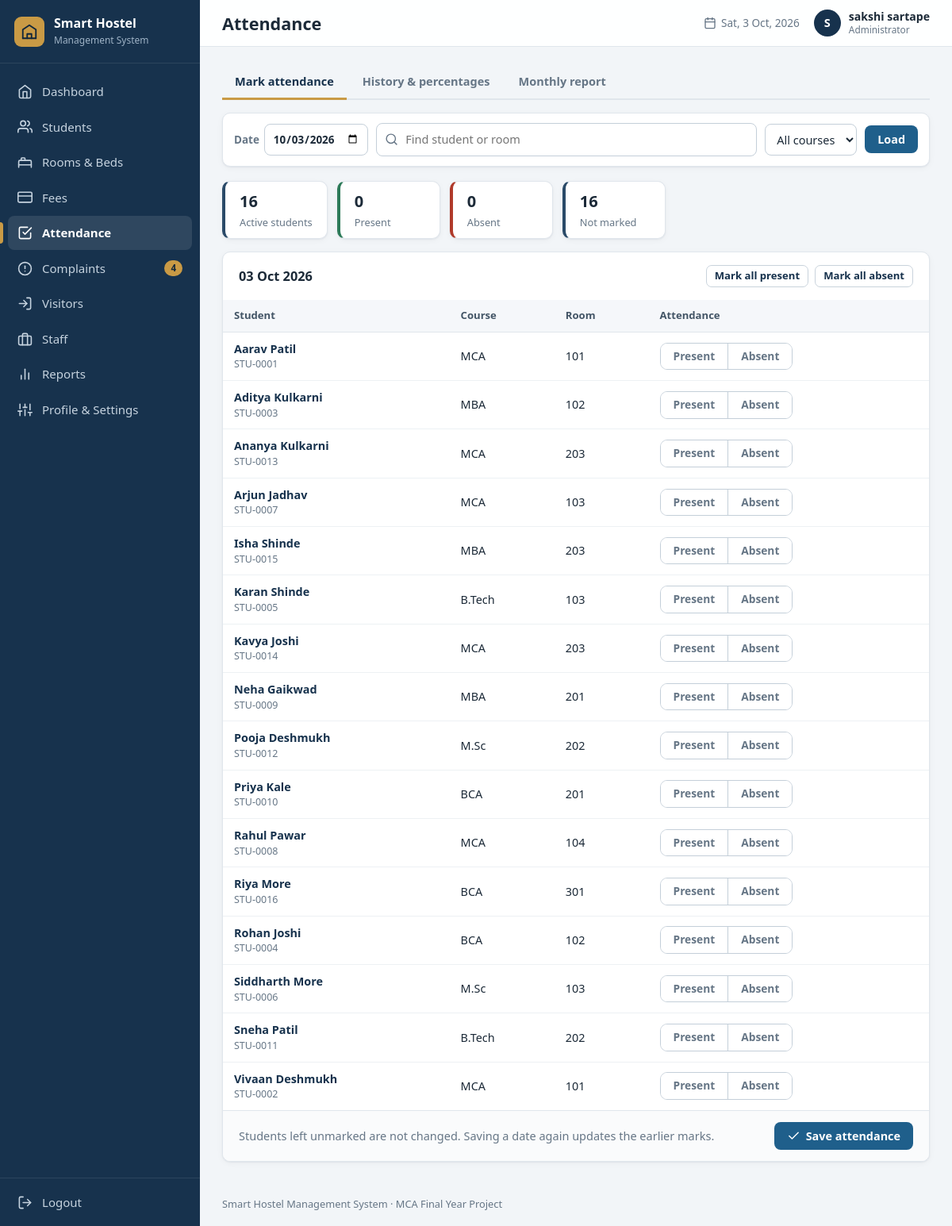
The app's page /attendance/ (signed in) with its own data.
### tables this page shows
CREATE TABLE settings (
    key   TEXT PRIMARY KEY,
    value TEXT NOT NULL
);

CREATE TABLE users (
    id            INTEGER PRIMARY KEY AUTOINCREMENT,
    username      TEXT NOT NULL UNIQUE COLLATE NOCASE,
    password_hash TEXT NOT NULL,
    full_name     TEXT NOT NULL,
    email         TEXT,
    phone         TEXT,
    role          TEXT NOT NULL DEFAULT 'Administrator',
    created_at    TEXT NOT NULL DEFAULT (datetime('now','localtime')),
    last_login    TEXT
);

CREATE TABLE students (
    id             INTEGER PRIMARY KEY AUTOINCREMENT,
    student_code   TEXT NOT NULL UNIQUE,                 -- e.g. STU-0001
    full_name      TEXT NOT NULL,
    gender         TEXT NOT NULL CHECK (gender IN ('Male','Female','Other')),
    dob            TEXT,                                 -- YYYY-MM-DD
    age            INTEGER CHECK (age IS NULL OR age BETWEEN 10 AND 100),
    phone          TEXT NOT NULL UNIQUE,
    email          TEXT UNIQUE COLLATE NOCASE,           -- NULL allowed, duplicates not
    address        TEXT,
    guardian_name  TEXT,
    guardian_phone TEXT,
    course         TEXT NOT NULL,
    department     TEXT,
    year           INTEGER CHECK (year IS NULL OR year BETWEEN 1 AND 6),
    room_id        INTEGER REFERENCES rooms(id) ON DELETE RESTRICT,
    admission_date TEXT NOT NULL,
    status         TEXT NOT NULL DEFAULT 'Active' CHECK (status IN ('Active','Inactive','Left')),
    created_at     TEXT NOT NULL DEFAULT (datetime('now','localtime')),
    -- only an Active student may hold a bed
    CHECK (status = 'Active' OR room_id IS NULL)
);

CREATE TABLE rooms (
    id                INTEGER PRIMARY KEY AUTOINCREMENT,
    room_no           TEXT    NOT NULL UNIQUE COLLATE NOCASE,
    floor             INTEGER NOT NULL CHECK (floor BETWEEN 0 AND 50),
    room_type         TEXT    NOT NULL CHECK (room_type IN ('Single','Double','Triple','Dormitory')),
    capacity          INTEGER NOT NULL CHECK (capacity BETWEEN 1 AND 50),
    under_maintenance INTEGER NOT NULL DEFAULT 0 CHECK (under_maintenance IN (0,1)),
    notes             TEXT,
    created_at        TEXT    NOT NULL DEFAULT (datetime('now','localtime')),
    -- the room type decides the capacity (Dormitory = 4 or more beds)
    CHECK (   (room_type = 'Single'    AND capacity = 1)
           OR (room_type = 'Double'    AND capacity = 2)
           OR (room_type = 'Triple'    AND capacity = 3)
           OR (room_type = 'Dormitory' AND capacity >= 4))
);

### routes/attendance.py (the view)
@bp.route("/")
def mark():
    chosen = helpers.parse_date(request.args.get("date"))
    if chosen is None or chosen > date.today():
        if request.args.get("date"):
            flash("Choose a valid date that is not in the future. Showing today instead.", "warning")
        chosen = date.today()
    day = chosen.isoformat()
    q, course = clean(request.args.get("q")), clean(request.args.get("course"))
    conditions, params = ["s.status = 'Active'"], [day]
    if q:
        clause, like_params = helpers.search_clause(["s.full_name", "s.student_code", "r.room_no"], q)
        conditions.append(clause)
        params += like_params
    if course:
        conditions.append("s.course = ?")
        params.append(course)
    students = db.query_all(
        "SELECT s.id, s.student_code, s.full_name, s.course, r.room_no, a.status AS marked "
        "FROM students s LEFT JOIN rooms r ON r.id = s.room_id "
        "LEFT JOIN attendance a ON a.student_id = s.id AND a.att_date = ?" + helpers.where(conditions) +
        " ORDER BY s.full_name COLLATE NOCASE", params)
    counts = db.query_one(
        "SELECT COUNT(*) AS active, COALESCE(SUM(a.status='Present'),0) AS present, "
        "COALESCE(SUM(a.status='Absent'),0) AS absent FROM students s "
        "LEFT JOIN attendance a ON a.student_id = s.id AND a.att_date = ? WHERE s.status = 'Active'", (day,))
    return render_template(
        "attendance.html", students=students, day=day, filters={"q": q, "course": course},
        counts=counts, not_marked=counts["active"] - counts["present"] - counts["absent"],
        courses=[r[0] for r in db.query_all("SELECT DISTINCT course FROM students WHERE status='Active' ORDER BY course")])

### db.py (called while the page is built)
def connect(path):
    conn = sqlite3.connect(path, timeout=10)
    conn.row_factory = sqlite3.Row          # rows behave like dicts: row["name"]
    conn.execute("PRAGMA foreign_keys = ON")
    return conn

def get_db():
    if "db" not in g:
        g.db = connect(current_app.config["DATABASE"])
    return g.db

def query_all(sql, params=()):
    return get_db().execute(sql, params).fetchall()

def query_one(sql, params=()):
    return get_db().execute(sql, params).fetchone()

def scalar(sql, params=()):
    row = get_db().execute(sql, params).fetchone()
    return row[0] if row else None

def get_setting(key, default=""):
    row = query_one("SELECT value FROM settings WHERE key = ?", (key,))
    return row["value"] if row else DEFAULT_SETTINGS.get(key, default)

### helpers.py (called while the page is built)
def clean(value):
    return (value or "").strip()

def parse_date(value):
    try:
        return datetime.strptime(clean(value), "%Y-%m-%d").date()
    except ValueError:
        return None

def today():
    return date.today().isoformat()

def where(conditions):
    return " WHERE " + " AND ".join(conditions) if conditions else ""

def csrf_token():
    if "_csrf" not in session:
        session["_csrf"] = secrets.token_hex(16)
    return session["_csrf"]

def fmt_date(value):
    d = parse_date(value) if value else None
    return d.strftime("%d %b %Y") if d else "-"

def icon(name, size=18):
    path = _ICONS.get(name, _ICONS["file"])
    return Markup(f'<svg class="icon" width="{size}" height="{size}" viewBox="0 0 24 24" fill="none" '
                  f'stroke="currentColor" stroke-width="2" stroke-linecap="round" '
                  f'stroke-linejoin="round" aria-hidden="true">{path}</svg>')

### templates/attendance.html (shortened to what this page needs)
{% extends "base.html" %}
{% from "_macros.html" import csrf, empty %}
{% block heading %}<h1>Attendance</h1>{% endblock %}
{% block content %}
{% include "_attendance_tabs.html" %}
<form class="filters card" method="get" action="{{ url_for('attendance.mark') }}">
  <label class="inline-label">Date <input type="date" name="date" value="{{ day }}" max="{{ today() }}" required></label>
  <div class="filter-search">{{ icon('search', 17) }}
    <input type="search" name="q" value="{{ filters.q }}" placeholder="Find student or room" aria-label="Find student" data-live-filter="#attendance-form"></div>
  <select name="course" aria-label="Course"><option value="">All courses</option>
    {% for c in courses %}<option value="{{ c }}" {% if filters.course == c %}selected{% endif %}>{{ c }}</option>{% endfor %}</select>
  <button class="btn btn-primary" type="submit">Load</button>
</form>
<section class="mini-stats">
  <div class="mini"><strong>{{ counts.active }}</strong><span>Active students</span></div>
  <div class="mini good"><strong>{{ counts.present }}</strong><span>Present</span></div>
  <div class="mini bad"><strong>{{ counts.absent }}</strong><span>Absent</span></div>
  <div class="mini"><strong>{{ not_marked }}</strong><span>Not marked</span></div>
</section>
<form method="post" action="{{ url_for('attendance.save') }}" class="card table-card" id="attendance-form">
  <div class="card-head">
    <h2>{{ day|fmt_date }}</h2>
    <div class="btn-row">
      <button type="button" class="btn btn-secondary btn-sm" data-mark-all="Present">Mark all present</button>
      <button type="button" class="btn btn-secondary btn-sm" data-mark-all="Absent">Mark all absent</button>
    </div>
  </div>
  {% if students %}
  <div class="table-wrap"><table class="table">
    <thead><tr><th>Student</th><th>Course</th><th>Room</th><th>Attendance</th></tr></thead>
    <tbody>{% for s in students %}<tr>
      <td><a class="row-link" href="{{ url_for('students.student_details', student_id=s.id) }}">{{ s.full_name }}</a><small class="muted block">{{ s.student_code }}</small></td>
      <td>{{ s.course }}</td><td>{{ s.room_no or '-' }}</td>
      <td><div class="segmented">
        <label class="seg seg-present"><input type="radio" name="status_{{ s.id }}" value="Present" {% if s.marked == 'Present' %}checked{% endif %}><span>Present</span></label>
        <label class="seg seg-absent"><input type="radio" name="status_{{ s.id }}" value="Absent" {% if s.marked == 'Absent' %}checked{% endif %}><span>Absent</span></label>
      </div></td></tr>{% endfor %}</tbody></table></div>
  <div class="form-actions sticky-actions">
    <span class="muted">Students left unmarked are not changed. Saving a date again updates the earlier marks.</span>
    <button type="submit" class="btn btn-primary">{{ icon('check', 17) }} Save attendance</button>
  </div>
  {% else %}{{ empty('No active students found.') }}{% endif %}
</form>
{% endblock %}

### templates/base.html (shortened to what this page needs)
{% from "_macros.html" import csrf %}
<!DOCTYPE html>
<html lang="en">
<head>
  <link rel="stylesheet" href="{{ url_for('static', filename='css/style.css') }}">
</head>
<body class="app">
<aside class="sidebar" id="sidebar">
  <a class="brand" href="{{ url_for('dashboard.index') }}">
    <span class="brand-mark">{{ icon('building', 22) }}</span>
    <span class="brand-text"><strong>{{ hostel_name }}</strong><small>Management System</small></span>
  </a>
  <nav class="nav" aria-label="Main navigation">
    {% for bp_name, endpoint, label, icon_name in navigation %}
      <a href="{{ url_for(endpoint) }}" class="nav-link{% if request.blueprint == bp_name %} active{% endif %}">
        {{ icon(icon_name, 19) }}<span>{{ label }}</span>
        {% if bp_name == 'complaints' and open_complaints %}<em class="nav-count">{{ open_complaints }}</em>{% endif %}
      </a>
    {% endfor %}
  </nav>
  <form method="post" action="{{ url_for('auth.logout') }}" class="logout-form">
    <button type="submit" class="nav-link logout">{{ icon('logout', 19) }}<span>Logout</span></button>
  </form>
</aside>
<div class="main">
  <header class="topbar">
    <div class="topbar-title">{% block heading %}{% endblock %}</div>
    <div class="topbar-right">
      <span class="topbar-date">{{ icon('calendar', 16) }} <span id="today-label">{{ today() }}</span></span>
      <a class="user-chip" href="{{ url_for('profile.view') }}" title="Profile & settings">
        <span class="avatar">{{ current_user.full_name[:1]|upper }}</span>
        <span class="user-name">{{ current_user.full_name }}<small>{{ current_user.role }}</small></span>
      </a>
    </div>
  </header>
  <main class="content">
    {% block content %}{% endblock %}
  </main>
  <footer class="footer">{{ hostel_name }} Management System &middot; MCA Final Year Project</footer>
</div>
</body>
</html>

### records on screen
settings: value "Smart Hostel"
users: full_name "S", full_name "sakshi sartape", role "Administrator"
students: full_name "Aarav Patil", student_code "STU-0001", course "MCA", room_no "101"
students: full_name "Aditya Kulkarni", student_code "STU-0003", course "MBA", room_no "102"
students: full_name "Ananya Kulkarni", student_code "STU-0013", course "MCA", room_no "203"
students: full_name "Arjun Jadhav", student_code "STU-0007", course "MCA", room_no "103"
students: full_name "Isha Shinde", student_code "STU-0015", course "MBA", room_no "203"
students: full_name "Karan Shinde", student_code "STU-0005", course "B.Tech", room_no "103"
students: full_name "Kavya Joshi", student_code "STU-0014", course "MCA", room_no "203"
students: full_name "Neha Gaikwad", student_code "STU-0009", course "MBA", room_no "201"
students: full_name "Pooja Deshmukh", student_code "STU-0012", course "M.Sc", room_no "202"
students: full_name "Priya Kale", student_code "STU-0010", course "BCA", room_no "201"
students: full_name "Rahul Pawar", student_code "STU-0008", course "MCA", room_no "104"
students: full_name "Riya More", student_code "STU-0016", course "BCA", room_no "301"
students: full_name "Rohan Joshi", student_code "STU-0004", course "BCA", room_no "102"
students: full_name "Siddharth More", student_code "STU-0006", course "M.Sc", room_no "103"
students: full_name "Sneha Patil", student_code "STU-0011", course "B.Tech", room_no "202"
students: full_name "Vivaan Deshmukh", student_code "STU-0002", course "MCA", room_no "101"

### other values on screen
{{ label }} "Dashboard" "Students" "Rooms & Beds" "Fees" "Attendance" "Complaints" "Visitors" "Staff" "Reports" "Profile & Settings"
{{ open_complaints }} "4"
{{ counts.active }} "16"
{{ counts.present }} "0"
{{ counts.absent }} "0"
{{ not_marked }} "16"
{{ day|fmt_date }} "03 Oct 2026"
